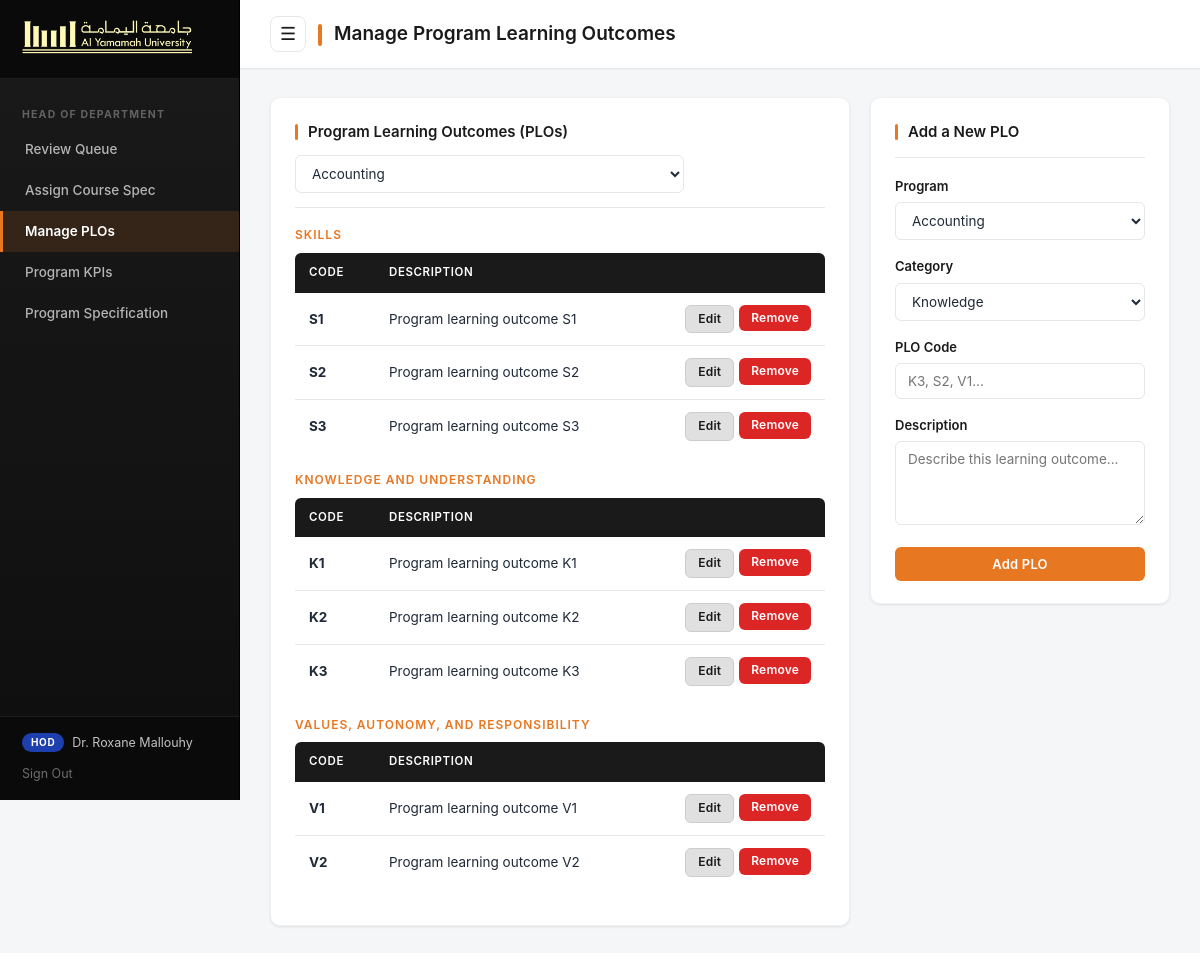
The page /hod/plos.php (signed in) on the database its author committed.
### tables this page shows
CREATE TABLE `program_learning_outcomes` (
  `plo_id` int NOT NULL,
  `program_id` int NOT NULL,
  `plo_code` varchar(20) NOT NULL,
  `description` text NOT NULL,
  `category` enum('Knowledge','Skills','Values') NOT NULL
);

### hod/plos.php (the view, shortened to what this page needs)
<?php
require_once '../db.php';
$programs = $pdo->query('SELECT * FROM program_specs ORDER BY program_name')->fetchAll();
$selected_program = intval($_GET['program_id'] ?? ($programs[0]['program_id'] ?? 0));
$plos = [];
if ($selected_program) {
    $stmt = $pdo->prepare('SELECT * FROM program_learning_outcomes WHERE program_id = ? ORDER BY category, plo_code');
    $stmt->execute([$selected_program]);
    $plos = $stmt->fetchAll();
}
include '../includes/header.php';
?>
<div style="display:flex; gap:20px; flex-wrap:wrap; align-items:flex-start;">
    <div style="flex:1; min-width:0;">
        <div class="card">
            <div class="card-header">
                <h2>Program Learning Outcomes (PLOs)</h2>
                <form method="GET" style="display:flex; gap:8px; align-items:center;">
                    <select name="program_id" onchange="this.form.submit()" style="width:auto;">
                        <?php foreach ($programs as $p): ?>
                            <option value="<?php echo $p['program_id']; ?>"
                                <?php echo $p['program_id'] == $selected_program ? 'selected' : ''; ?>>
                                <?php echo htmlspecialchars($p['program_name']); ?>
                            </option>
                        <?php endforeach; ?>
                    </select>
                </form>
            </div>
            <?php if (empty($plos)): ?>
                <p class="empty-state">No PLOs added yet for this program.</p>
            <?php else: ?>
                <?php
                $grouped = ['Knowledge' => [], 'Skills' => [], 'Values' => []];
                foreach ($plos as $plo) $grouped[$plo['category']][] = $plo;
                ?>
                <?php foreach ($grouped as $cat => $items): ?>
                    <?php if (empty($items)) continue; ?>
                    <h3 style="font-size:12px; color:var(--yu-orange); text-transform:uppercase; letter-spacing:1px; margin:18px 0 8px;"><?php echo $cat; ?></h3>
                    <table style="margin-bottom:14px;">
                        <thead>
                            <tr><th style="width:80px;">Code</th><th>Description</th><th style="width:80px;"></th></tr>
                        </thead>
                        <tbody>
                            <?php foreach ($items as $plo): ?>
                            <tr>
                                <td><strong><?php echo htmlspecialchars($plo['plo_code']); ?></strong></td>
                                <td><?php echo htmlspecialchars($plo['description']); ?></td>
                                <td>
                                    <div style="display:flex; gap:5px;">
                                        <button type="button" class="btn btn-sm btn-edit"
                                        onclick='openEditModal(<?php echo htmlspecialchars(json_encode($plo)); ?>)'>
                                    Edit
                                </button>
                                    <form method="POST" onsubmit="return confirm('Remove this PLO? Any CLO mappings to it will also be removed.')">
                                        <button type="submit" class="btn btn-sm btn-danger">Remove</button>
                                    </form>
                                </div>
                                </td>
                            </tr>
                            <?php endforeach; ?>
                        </tbody>
                    </table>
                <?php endforeach; ?>
            <?php endif; ?>
        </div>
    </div>
    <div style="width:300px; min-width:260px;">
        <div class="card">
            <div class="card-header"><h2>Add a New PLO</h2></div>
            <form method="POST">
                <div class="form-group">
                    <label>Program</label>
                    <select name="program_id">
                        <?php foreach ($programs as $p): ?>
                            <option value="<?php echo $p['program_id']; ?>"
                                <?php echo $p['program_id'] == $selected_program ? 'selected' : ''; ?>>
                                <?php echo htmlspecialchars($p['program_name']); ?>
                            </option>
                        <?php endforeach; ?>
                    </select>
                </div>
                <div class="form-group">
                    <label>Category</label>
                    <select name="category">
                        <option>Knowledge</option>
                    </select>
                </div>
                <div class="form-group">
                    <label>PLO Code</label>
                    <input type="text" name="plo_code" placeholder="K3, S2, V1..." required>
                </div>
                <div class="form-group">
                    <label>Description</label>
                    <textarea name="description" rows="4" required placeholder="Describe this learning outcome..."></textarea>
                </div>
                <button type="submit" class="btn btn-primary btn-full">Add PLO</button>
            </form>
        </div>
    </div>
</div>
<?php include '../includes/footer.php'; ?>

### assets/style.css (style rules this page uses)
*, *::before, *::after { box-sizing: border-box; margin: 0; padding: 0; }
:root { --yu-orange: #E87722; --yu-orange-dark: #C45F0E; --yu-orange-hover: #FF8C3A; --yu-orange-light: #FDF2E8; --yu-black: #1A1A1A; --yu-black-soft: #2A2A2A; --yu-gold: #C8A415; --orange: #E87722; --orange-dark: #C45F0E; --orange-hover: #FF8C3A; --grey: #2A2A2A; --grey-dark: #1A1A1A; --grey-mid: #3C3F4A; --grey-light: #6B7280; --green: #1B5E35; --gold: #C8A415; --bg: #F5F6F8; --border: #E5E7EB; --border-soft: #F0F1F3; --white: #FFFFFF; --card-shadow: 0 1px 3px rgba(0,0,0,0.06), 0 1px 2px rgba(0,0,0,0.04); --card-shadow-lg: 0 10px 30px rgba(0,0,0,0.08); --text: #1F2937; --text-muted: #6B7280; --text-soft: #9CA3AF; --success: #15803D; --success-bg: #DCFCE7; --warning: #D97706; --warning-bg: #FEF3C7; --danger: #DC2626; --danger-bg: #FEE2E2; --info: #1E40AF; --info-bg: #DBEAFE; }
html, body { height: 100%; }
body { font-family: -apple-system, BlinkMacSystemFont, 'Segoe UI', 'Helvetica Neue', Arial, sans-serif; background: var(--bg); color: var(--text); font-size: 14px; line-height: 1.55; -webkit-font-smoothing: antialiased; }
h1, h2, h3, h4 { color: var(--yu-black); font-weight: 600; }
.card { background: var(--white); border-radius: 10px; padding: 22px 24px; box-shadow: var(--card-shadow); margin-bottom: 20px; border: 1px solid var(--border-soft); }
.card-header { display: flex; align-items: center; justify-content: space-between; margin-bottom: 18px; padding-bottom: 14px; border-bottom: 1px solid var(--border); gap: 12px; flex-wrap: wrap; }
.card-header h2 { font-size: 15px; font-weight: 600; color: var(--yu-black); display: flex; align-items: center; gap: 10px; }
.card-header h2::before { content: ''; width: 3px; height: 16px; background: var(--yu-orange); border-radius: 2px; }
table { width: 100%; border-collapse: collapse; font-size: 13.5px; }
th { background: var(--yu-black); color: var(--white); padding: 11px 14px; text-align: left; font-size: 11.5px; font-weight: 600; letter-spacing: 0.6px; text-transform: uppercase; }
th:first-child { border-top-left-radius: 6px; }
th:last-child { border-top-right-radius: 6px; }
td { padding: 12px 14px; border-bottom: 1px solid var(--border); vertical-align: middle; }
tr:last-child td { border-bottom: none; }
tbody tr { transition: background 0.1s; }
.form-group { margin-bottom: 16px; }
label { display: block; margin-bottom: 6px; font-size: 13px; font-weight: 600; color: var(--yu-black); }
input[type="text"], input[type="number"], input[type="password"], input[type="email"], input[type="date"], select, textarea { width: 100%; padding: 9px 12px; border: 1.5px solid var(--border); border-radius: 6px; font-size: 13.5px; font-family: inherit; color: var(--text); background: var(--white); transition: border-color 0.15s, box-shadow 0.15s; }
textarea { resize: vertical; min-height: 80px; }
.btn { display: inline-flex; align-items: center; justify-content: center; padding: 8px 18px; border: none; border-radius: 6px; font-size: 13px; font-weight: 600; font-family: inherit; cursor: pointer; text-align: center; text-decoration: none; transition: all 0.15s; white-space: nowrap; line-height: 1.4; letter-spacing: 0.2px; }
.btn-primary { background: var(--yu-orange); color: var(--white); }
.btn-danger { background: var(--danger); color: var(--white); }
.btn-edit { background: #e0e0e0; border: 1px solid #ccc; color: var(--yu-black); }
.btn-sm { padding: 5px 12px; font-size: 12px; }
.btn-full { width: 100%; display: flex; }

### rows shown on the page
program_learning_outcomes: plo_code "S1", description "Program learning outcome S1"
program_learning_outcomes: plo_code "S2", description "Program learning outcome S2"
program_learning_outcomes: plo_code "S3", description "Program learning outcome S3"
program_learning_outcomes: plo_code "K1", description "Program learning outcome K1"
program_learning_outcomes: plo_code "K2", description "Program learning outcome K2"
program_learning_outcomes: plo_code "K3", description "Program learning outcome K3"
program_learning_outcomes: plo_code "V1", description "Program learning outcome V1"
program_learning_outcomes: plo_code "V2", description "Program learning outcome V2"

### other values the page prints
$role "HOD"
$name "Dr. Roxane Mallouhy"
$page_title "Manage Program Learning Outcomes"
$cat "SKILLS"
$cat "KNOWLEDGE AND UNDERSTANDING"
$cat "VALUES, AUTONOMY, AND RESPONSIBILITY"
form field program_id "Accounting"
